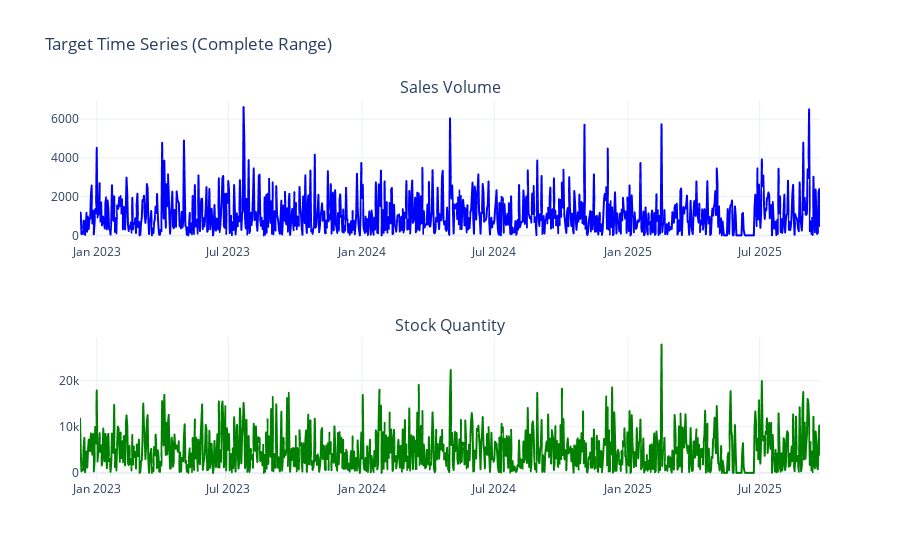

Notebook cell for this chart:
### Markdown cell above
### Series Visualization

### Code cell
# Create a blank subplot figure with 2 vertical panels and titles
fig = make_subplots(rows=2, cols=1, subplot_titles=['Sales Volume', 'Stock Quantity'])

# Create individual line plots for each target variable
fig1 = px.line(df_target_complete, y=['sales_volume'], color_discrete_sequence=['blue'])
fig2 = px.line(df_target_complete, y=['stock_quantity'], color_discrete_sequence=['green'])

# Add the first plot (Sales Volume) to the top panel
fig.add_trace(fig1.data[0], row=1, col=1)
# Add the second plot (Stock Quantity) to the bottom panel
fig.add_trace(fig2.data[0], row=2, col=1)

# Adjust the overall figure layout (hide legend, set height)
fig.update_layout(showlegend=False, title_text='Target Time Series (Complete Range)')
# Display the interactive plot
fig.show()

### Figure 1 — Plotly figure (JSON) as saved in the notebook; plotly's stock layout.template omitted (floating-point values rounded to 4 significant figures; data arrays with more than 128 entries replaced by an {"elided": "..."} marker saying what was removed)
{"data": [{"hovertemplate": "variable=sales_volume<br>received_date=%{x}<br>value=%{y}<extra></extra>", "legendgroup": "sales_volume", "line": {"color": "blue", "dash": "solid"}, "marker": {"symbol": "circle"}, "mode": "lines", "name": "sales_volume", "showlegend": true, "type": "scattergl", "x": {"elided": "1019 str values"}, "xaxis": "x", "y": {"elided": "1019 int values"}, "yaxis": "y"}, {"hovertemplate": "variable=stock_quantity<br>received_date=%{x}<br>value=%{y}<extra></extra>", "legendgroup": "stock_quantity", "line": {"color": "green", "dash": "solid"}, "marker": {"symbol": "circle"}, "mode": "lines", "name": "stock_quantity", "showlegend": true, "type": "scattergl", "x": {"elided": "1019 str values"}, "xaxis": "x2", "y": {"elided": "1019 int values"}, "yaxis": "y2"}], "layout": {"annotations": [{"font": {"size": 16}, "showarrow": false, "text": "Sales Volume", "x": 0.5, "xanchor": "center", "xref": "paper", "y": 1, "yanchor": "bottom", "yref": "paper"}, {"font": {"size": 16}, "showarrow": false, "text": "Stock Quantity", "x": 0.5, "xanchor": "center", "xref": "paper", "y": 0.375, "yanchor": "bottom", "yref": "paper"}], "showlegend": false, "title": {"text": "Target Time Series (Complete Range)"}, "xaxis": {"anchor": "y", "domain": [0, 1]}, "xaxis2": {"anchor": "y2", "domain": [0, 1]}, "yaxis": {"anchor": "x", "domain": [0.625, 1]}, "yaxis2": {"anchor": "x2", "domain": [0, 0.375]}}}
